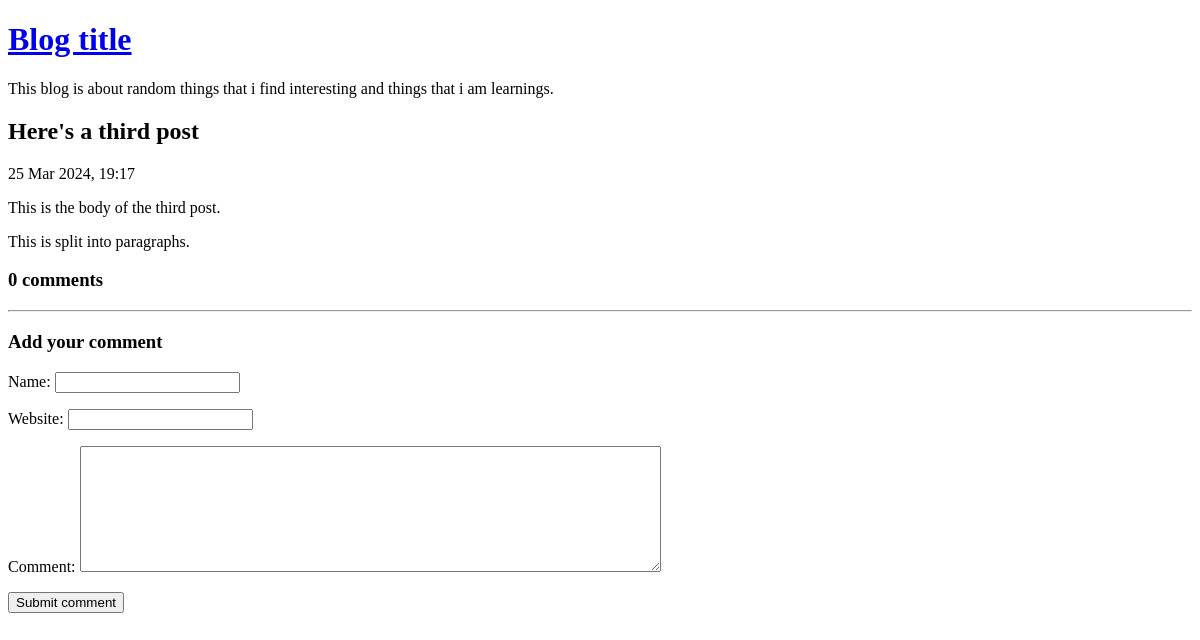
The app's page /view-post.php?post_id=3, older data.
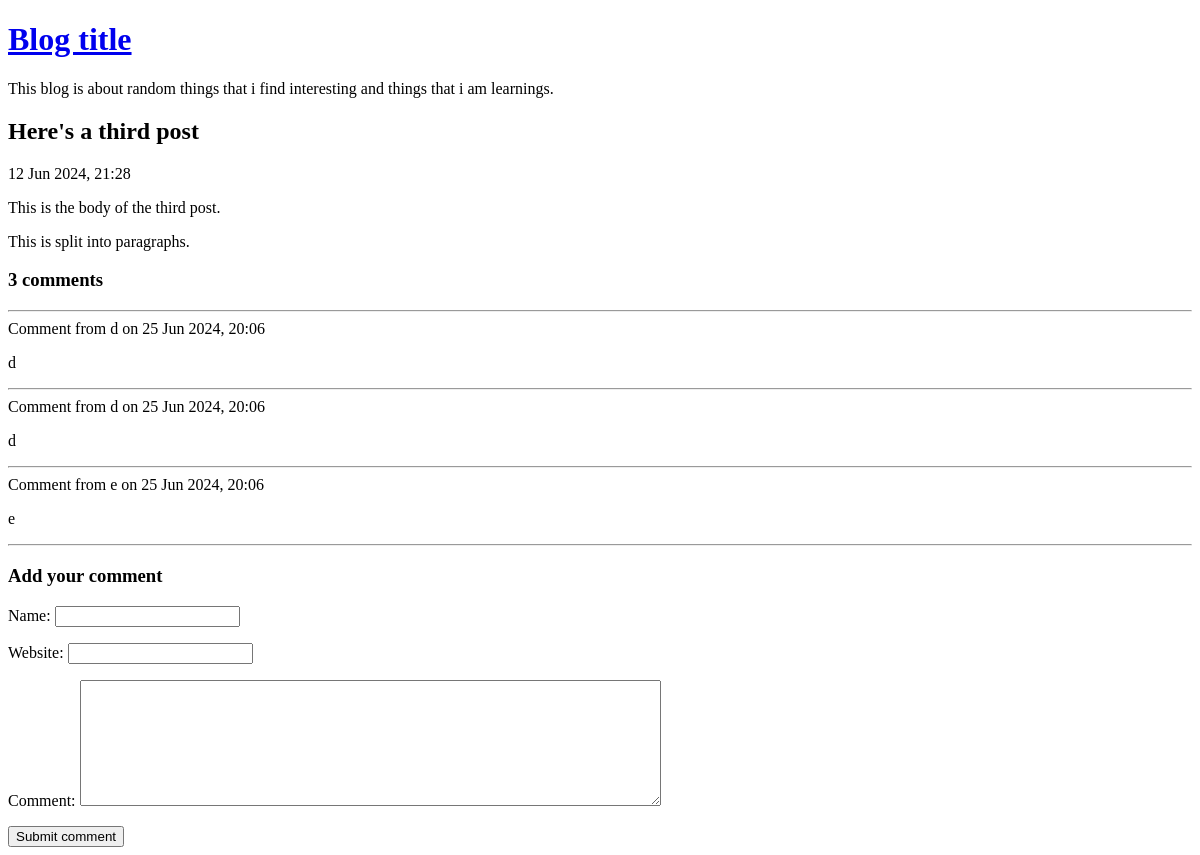
The same page, newer data.
### tables this page shows
CREATE TABLE post (
	id INTEGER PRIMARY KEY AUTOINCREMENT NOT NULL,
	title VARCHAR NOT NULL,
	body VARCHAR NOT NULL,
	user_id INTEGER NOT NULL,
	created_at VARCHAR NOT NULL,
	updated_at VARCHAR
);

CREATE TABLE comment (
	id INTEGER PRIMARY KEY AUTOINCREMENT NOT NULL,
	post_id INTEGER NOT NULL,
	created_at VARCHAR NOT NULL,
	name VARCHAR NOT NULL,
	website VARCHAR,
	text VARCHAR NOT NULL
);

### lib/view-post.php (called while the page is built, shortened)
<?php
function getPostRow(PDO $pdo, $postId)
{
    $stmt = $pdo->prepare(
        'SELECT
            title, created_at, body
        FROM
            post
        WHERE
            id = :id'
    );
    $result = $stmt->execute(
        array('id' => $postId, )
    );
    $row = $stmt->fetch(PDO::FETCH_ASSOC);
    return $row;
}

### view-post.php (the view, shortened to what this page needs)
<?php
require_once 'lib/common.php';
require_once 'lib/view-post.php';
if (isset($_GET['post_id']))
{
    $postId = $_GET['post_id'];
}
else
{
    $postId = 0;
}
$pdo = getPDO();
$row = getPostRow($pdo, $postId);
if ($_POST)
{
    $commentData = array(
        'name' => $_POST['comment-name'],
        'website' => $_POST['comment-website'],
        'text' => $_POST['comment-text'],
    );
    $errors = addCommentToPost(
        $pdo,
        $postId,
        $commentData
    );
    if (!$errors)
    {
        redirectAndExit('view-post.php?post_id=' . $postId);
    }
}
else
{
    $commentData = array(
        'name' => '',
        'website' => '',
        'text' => '',
    );
}
?>
<!DOCTYPE html>
<html>
    <head>
    </head>
    <body>
        <?php require 'templates/title.php' ?>
        <h2>
            <?php echo htmlEscape($row['title']) ?>
        </h2>
        <div>
            <?php echo convertSqlDate($row['created_at']) ?>
        </div>
        <?php echo convertNewlinesToParagraphs($row['body']) ?>
        <h3><?php echo countCommentsForPost($postId) ?> comments</h3>
        <?php foreach (getCommentsForPost($postId) as $comment): ?>
            <hr />
            <div class="comment">
                <div class="comment-meta">
                    Comment from
                    <?php echo htmlEscape($comment['name']) ?>
                    on
                    <?php echo convertSqlDate($comment['created_at']) ?>
                </div>
                <div class="comment-body">
                    <?php echo convertNewlinesToParagraphs($comment['text']) ?>
                </div>
            </div>
        <?php endforeach ?>
        <?php require 'templates/comment-form.php' ?>
    </body>
</html>

### templates/title.php
<a href="index.php">
    <h1>Blog title</h1>
</a>
<p>This blog is about random things that i find interesting and things that i am learnings.</p>

### lib/common.php (shortened to what this page needs)
<?php
function getRootPath()
{
    return realpath(__DIR__ . '/..');
}
function getDatabasePath()
{
    return getRootPath() . '/data/data.sqlite';
}
function getDsn()
{
    return 'sqlite:' . getDatabasePath();
}
function getPDO()
{
    return new PDO(getDsn());
}
function htmlEscape($html)
{
    return htmlspecialchars($html, ENT_HTML5, 'UTF-8');
}
function convertSqlDate($sqlDate)
{
    $date = DateTime::createFromFormat('Y-m-d H:i:s', $sqlDate);
    return $date->format('d M Y, H:i');
}
function convertNewlinesToParagraphs($text)
{
    $escaped = htmlEscape($text);
    return '<p>' . str_replace("\n", "</p><p>", $escaped) . '</p>';
}
function countCommentsForPost($postId)
{
    $pdo = getPDO();
    $sql = "
        SELECT
            COUNT(*) c
        FROM
            comment
        WHERE
            post_id = :post_id
    ";
    $stmt = $pdo->prepare($sql);
    $stmt->execute(
        array('post_id' => $postId, )
    );
    return (int) $stmt->fetchColumn();
}
function getCommentsForPost($postId)
{
    $pdo = getPDO();
    $sql = "
        SELECT
            id, name, text, created_at, website
        FROM
            comment
        WHERE
            post_id = :post_id
    ";
    $stmt = $pdo->prepare($sql);
    $stmt->execute(
        array('post_id' => $postId, )
    );
    return $stmt->fetchAll(PDO::FETCH_ASSOC);
}

### templates/comment-form.php (shortened to what this page needs)
<hr />
<h3>Add your comment</h3>
<form method="post">
    <p>
        <label for="comment-name">
            Name:
        </label>
        <input
            type="text"
            id="comment-name"
            name="comment-name"
            value="<?php echo htmlEscape($commentData['name']) ?>"
        />
    </p>
    <p>
        <label for="comment-website">
            Website:
        </label>
        <input
            type="text"
            id="comment-website"
            name="comment-website"
            value="<?php echo htmlEscape($commentData['website']) ?>"
        />
    </p>
    <p>
        <label for="comment-text">
            Comment:
        </label>
        <textarea
            id="comment-text"
            name="comment-text"
            rows="8"
            cols="70"
        ><?php echo htmlEscape($commentData['text']) ?></textarea>
    </p>
    <input type="submit" value="Submit comment" />
</form>

Row changes from the older to the newer data that the page shows:
changed post "Here's a third post": created_at "25 Mar 2024, 19:17" → "12 Jun 2024, 21:28"
added comment: name "d", created_at "25 Jun 2024, 20:06", text "d"
added comment: name "d", created_at "25 Jun 2024, 20:06", text "d"
added comment: name "e", created_at "25 Jun 2024, 20:06", text "e"
Text that changed along with them:
countCommentsForPost($postId): "0" → "3"
